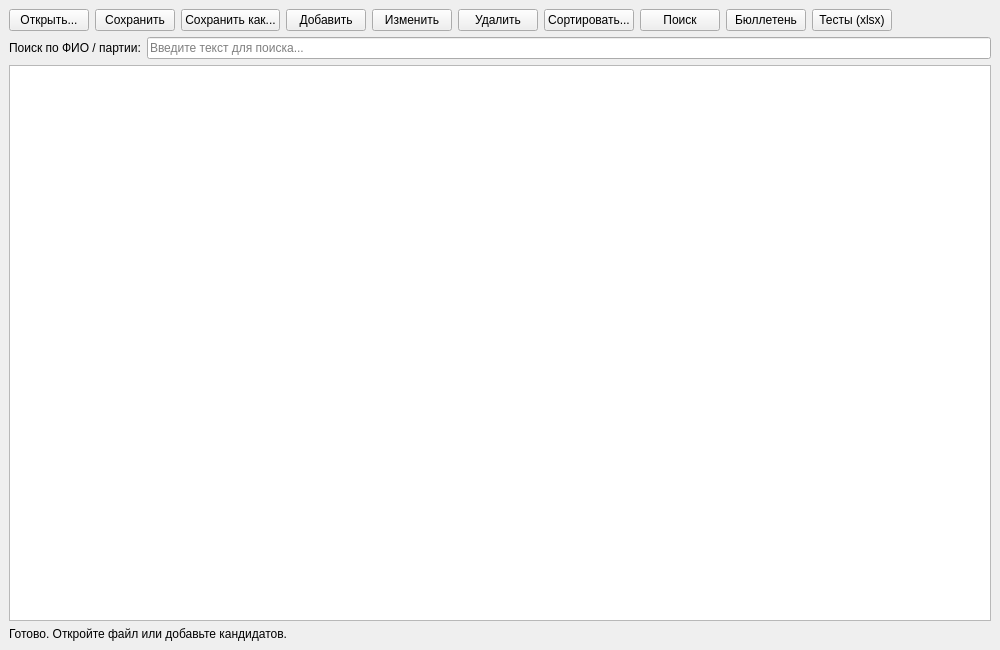
<?xml version="1.0" encoding="UTF-8"?>
<ui version="4.0">
 <class>MainWindow2</class>
 <widget class="QMainWindow" name="MainWindow2">
  <property name="geometry">
   <rect><x>0</x><y>0</y><width>1000</width><height>650</height></rect>
  </property>
  <property name="windowTitle"><string>Задание 2 — Регистрация кандидатов (Вариант 22)</string></property>
  <widget class="QWidget" name="centralwidget">
   <layout class="QVBoxLayout" name="verticalLayout">
    <item>
     <layout class="QHBoxLayout" name="toolbarLayout">
      <item><widget class="QPushButton" name="btnOpen"><property name="text"><string>Открыть...</string></property></widget></item>
      <item><widget class="QPushButton" name="btnSave"><property name="text"><string>Сохранить</string></property></widget></item>
      <item><widget class="QPushButton" name="btnSaveAs"><property name="text"><string>Сохранить как...</string></property></widget></item>
      <item><widget class="QPushButton" name="btnAdd"><property name="text"><string>Добавить</string></property></widget></item>
      <item><widget class="QPushButton" name="btnEdit"><property name="text"><string>Изменить</string></property></widget></item>
      <item><widget class="QPushButton" name="btnDelete"><property name="text"><string>Удалить</string></property></widget></item>
      <item><widget class="QPushButton" name="btnSort"><property name="text"><string>Сортировать...</string></property></widget></item>
      <item><widget class="QPushButton" name="btnSearch"><property name="text"><string>Поиск</string></property></widget></item>
      <item><widget class="QPushButton" name="btnBulletin"><property name="text"><string>Бюллетень</string></property></widget></item>
      <item><widget class="QPushButton" name="btnRunTests"><property name="text"><string>Тесты (xlsx)</string></property></widget></item>
      <item>
       <spacer name="spacerToolbar">
        <property name="orientation"><enum>Qt::Horizontal</enum></property>
        <property name="sizeHint" stdset="0"><size><width>40</width><height>20</height></size></property>
       </spacer>
      </item>
     </layout>
    </item>
    <item>
     <layout class="QHBoxLayout" name="searchLayout">
      <item><widget class="QLabel" name="labelSearch"><property name="text"><string>Поиск по ФИО / партии:</string></property></widget></item>
      <item><widget class="QLineEdit" name="editSearch"><property name="placeholderText"><string>Введите текст для поиска...</string></property></widget></item>
     </layout>
    </item>
    <item>
     <widget class="QTableWidget" name="tableWidget">
      <property name="selectionBehavior"><enum>QAbstractItemView::SelectRows</enum></property>
      <property name="editTriggers"><set>QAbstractItemView::NoEditTriggers</set></property>
     </widget>
    </item>
    <item>
     <widget class="QLabel" name="labelStatus">
      <property name="text"><string>Готово. Откройте файл или добавьте кандидатов.</string></property>
     </widget>
    </item>
   </layout>
  </widget>
 </widget>
</ui>
